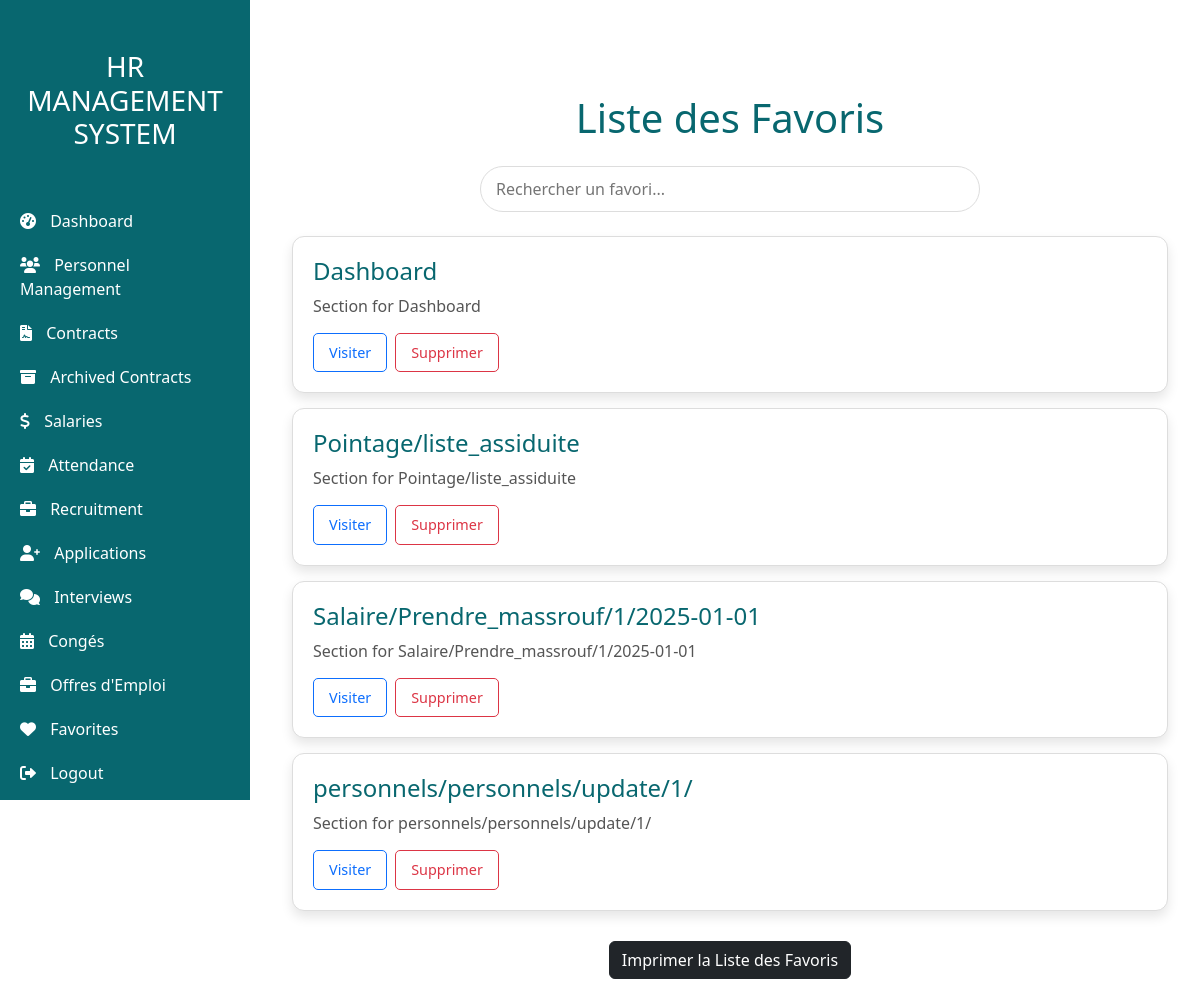
The page /home/ (signed in) on the database its author committed.
### authentification/models.py (models this page shows, shortened)
class CustomUser(AbstractUser):
    phone_number = models.CharField(max_length=15, blank=True, null=True)
    date_of_birth = models.DateField(null=True, blank=True)
    address = models.TextField(blank=True, null=True)
    username = models.CharField(max_length=150, blank=False)  # Non-unique username
    email = models.EmailField(unique=True)  # Ensure the email is unique
    USERNAME_FIELD = 'email'
    REQUIRED_FIELDS = ['username']  # 'email' should NOT be here

### favoris/models.py (models this page shows, shortened)
class Section(models.Model):
    url = models.CharField(max_length=255, unique=True)
    name = models.CharField(max_length=255)
    description = models.TextField()

### favoris/views.py (the view)
# urls.py: path('home/', favoris_views.liste_favoris, name='liste_favoris'),
@login_required
@login_required
@login_required
def liste_favoris(request):
    favoris = Favorite_section.objects.filter(user=request.user)
    liste_favoris = []
    for favori in favoris:
        section_url = favori.section_url.url
        absolute_url = request.build_absolute_uri(section_url)
        if '/home' in absolute_url:
            absolute_url = absolute_url.replace('/home', '', 1)
        print(absolute_url)
        liste_favoris.append({
            'name': favori.section_url.name,
            'description': favori.section_url.description,
            'added_on': favori.added_on,
            'section_url': absolute_url,  # Pass the corrected URL to the template
            'user': favori.user,
            'id': favori.id
        })
    return render(request, 'favoris/liste_favoris.html', {'favoris': liste_favoris})

### favoris/templates/favoris/liste_favoris.html (shortened to what this page needs)
<!DOCTYPE html>
<html lang="en">
<head>
    <link href="https://cdn.jsdelivr.net/npm/bootstrap@5.3.0/dist/css/bootstrap.min.css" rel="stylesheet">
</head>
<body>
    {% extends "base.html" %}
    {% block content %}
    <div class="container mt-4">
        <h1 class="text-center mb-4">Liste des Favoris</h1>
        <div class="search-bar mb-4">
            <input type="text" id="searchInput" placeholder="Rechercher un favori...">
        </div>
        <div id="favoriteList">
            {% for favori in favoris %}
            <div class="favorite-item">
                <h5>{{ favori.name }}</h5>
                <p>{{ favori.description }}</p>
<div class="d-flex justify-content-start">
    <a href="{{ favori.section_url }}" target="_blank" class="btn btn-outline-primary btn-sm me-2">Visiter</a>
    <a href="{% url 'supprimer_favoris' favori.id %}" class="btn btn-outline-danger btn-sm">Supprimer</a>
</div>
            </div>
            {% empty %}
            <p class="no-favorites">Aucun favori trouvé.</p>
            {% endfor %}
        </div>
        <div class="text-center">
            <button onclick="printTable()" class="btn btn-dark">Imprimer la Liste des Favoris</button>
        </div>
    </div>
    {% endblock %}

### favoris/templates/favoris/liste_favoris.html (style rules this page uses)
body { font-family: 'Roboto', sans-serif; background-color: #f8fafc; color: #333; margin: 0; padding: 0; }
h1 { font-size: 2.5rem; font-weight: 600; color: #08676F; }
.container { padding: 20px; }
.favorite-item { background-color: #fff; border: 1px solid #ddd; border-radius: 12px; padding: 20px; margin-bottom: 15px; box-shadow: 0 6px 12px rgba(0, 0, 0, 0.1); transition: all 0.3s ease-in-out; }
.favorite-item h5 { font-size: 1.5rem; font-weight: 500; color: #08676F; margin-bottom: 8px; }
.favorite-item p { font-size: 1rem; color: #555; margin-bottom: 15px; }
.favorite-item a { font-size: 0.9rem; padding: 8px 15px; border-radius: 5px; text-transform: capitalize; }
.btn-outline-primary { border-color: #08676F; color: #08676F; }
.btn-outline-danger { border-color: #d9534f; color: #d9534f; }
.search-bar { margin-bottom: 20px; display: flex; justify-content: center; align-items: center; }
.search-bar input { width: 100%; max-width: 500px; padding: 10px 15px; border: 1px solid #ddd; border-radius: 25px; outline: none; font-size: 1rem; }
.btn-dark { background-color: #08676F; color: white; border-radius: 25px; padding: 12px 25px; font-size: 1rem; font-weight: 500; transition: all 0.3s ease-in-out; }
.text-center { margin-top: 30px; }

### rows shown on the page
CustomUser: name "Dashboard", description "Section for Dashboard", name "Pointage/liste_assiduite", description "Section for Pointage/liste_assiduite", name "Salaire/Prendre_massrouf/1/2025-01-01", description "Section for Salaire/Prendre_massrouf/1/2025-01-01", name "personnels/personnels/update/1/", description "Section for personnels/personnels/update/1/"
